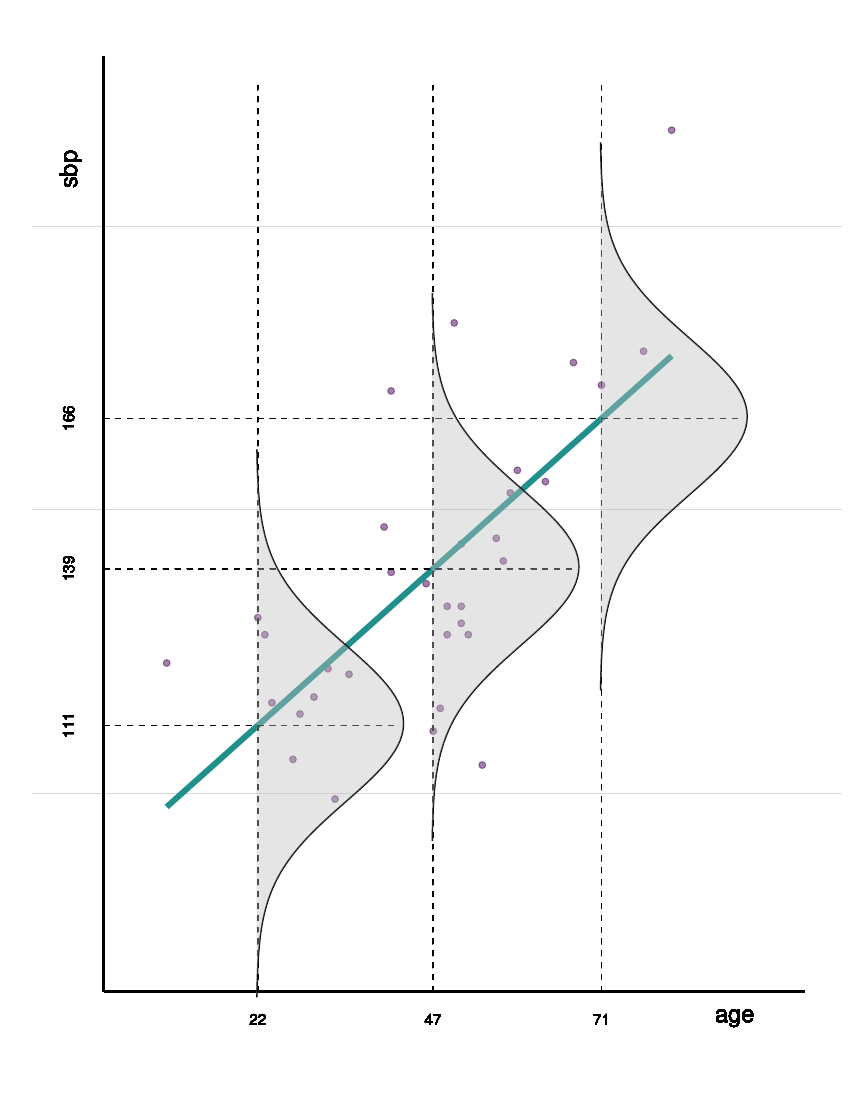

Generate this figure with R:
library(ggplot2)
library(ggthemes)
library(ggpubr)

# our color scale for the book
cols = viridisLite::viridis(3)
liniendicke = 0.75
achsendicke = 1

# dat represents the data of american.woman
# x = age
# y = blood pressure
dat <- data.frame(x=c(22,41,52,23,41,54,24,46,56,27,47,57,28,48,58,9,49,59,30,49,63,32,50,67,33,51,71,35,51,77,40,51,81),
                  y=c(131,139,128,128,171,105,116,137,145,106,111,141,114,115,153,123,133,157,117,128,155,122,183,176,99,130,172,121,133,178,147,144,217))

# fit linear regression model 
fit = lm(y ~ x, data=dat)
summary(fit)
# Coefficients:
#   Estimate Std. Error t value Pr(>|t|)    
# (Intercept)   87.671     10.076   8.701 7.97e-10 ***
#   x           1.105      0.206    5.364 7.56e-06 ***
#   ---
#   Signif. codes:  0 '***' 0.001 '**' 0.01 '*' 0.05 '.' 0.1 ' ' 1
# 
# Residual standard error: 19.28 on 31 degrees of freedom


# get residuals - that is response minus fitted valus
dat$res <- residuals(lm(y ~ x, data=dat)) 

# select 3 women
select = c(1,11,27)
selected_women = dat[select,]
#display ages of selected women
selected_women$x

# use our fitted model to predict blood pressure of the three selected women
pred = predict(fit, newdata = selected_women, se.fit = T)
# display fitted results
pred$fit
mean_woman1 = pred$fit[1]
mean_woman2 = pred$fit[2]
mean_woman3 = pred$fit[3]
sd_woman = pred$residual.scale  # standard deviation of prediction 


my_y_range = 50:200   # blood pressure range

# this is part of the calculation on which range the normal distribution graf is to be displayed 
distance_factor = 3.5    

# create a plot, which will later be included into the main plot of linear regression
# the plot contains the normal distribution graf for expected blood pressure
# this graf is the same for each selected woman, with different mean values, therefor just
# the plot for the first woman is created and will also be used for the other selected women

# first woman
density_woman1 = dnorm(my_y_range, mean = mean_woman1, sd = sd_woman)

xmin = mean_woman1 - sd_woman * distance_factor  
xmax = mean_woman1 + sd_woman * distance_factor

p_w1 = ggplot(dat,aes(x=x, y=y)) + 
  xlim(c(xmin,xmax)) +
  stat_function(fun = dnorm, n = 101, args = list(mean = mean_woman1, sd = sd_woman)) +
  # shading region under function curve
  stat_function(fun = dnorm, n = 101, geom = "area", fill = "gray", alpha = 0.4,
              args = list(mean = mean_woman1, sd = sd_woman)) +
  rotate() +
  theme_transparent()
p_w1   

# transform plot into graphical object called a "grop" in Grid terminology
p_w1_grob <- ggplotGrob(p_w1)

# create plot containing data points and regression line
p = ggplot(dat,aes(x=x, y=y)) + 
  geom_point(size=2, colour=cols[1], alpha=0.5) + 
  # plot regression line
  #geom_abline(intercept = 87.6, slope=1.105, colour=cols[2], alpha=0.5, size=2) 
  geom_smooth(method="lm", colour=cols[2], alpha=0.5, size=2, fill=NA) +
  ylab("") +
  xlab("") +
  scale_y_continuous(breaks = NULL) +  # hide axis scaling
  scale_x_continuous(breaks = NULL) +
  xlim(c(-5,100)) +   # range for x-axis
  ylim(c(60,230)) +   # range for y-axis
  geom_segment(aes(x = 0, y = 65, xend = 0, yend = 230),    # y-axis
               size = achsendicke) +
  geom_segment(aes(x = 0, y = 65, xend = 100, yend = 65),   # x-axis
               size = achsendicke) +
  geom_text(x=90, y=61, label= "age",                       # label for x-axis
            size=6, angle = 0) +  
  geom_text(x=-5, y=210, label= "sbp",                      # label for y-axis
            size=6, angle = 90) +      
  geom_segment(aes(x = selected_women$x[1], y = 65, 
                xend = selected_women$x[1], yend = 225),    # vertical dashed line 
                size = 0.5, linetype="dashed" ) +
  geom_text(x=selected_women$x[1], y=60,                    # age label of dashed line
            size=4, label=selected_women$x[1]) + 
  geom_segment(aes(x = selected_women$x[2], y = 65, 
                xend = selected_women$x[2], yend = 225),    # vertical dashed line 
                size = 0.5, linetype="dashed" ) +
  geom_text(x=selected_women$x[2], y=60,                    # age label of dashed line
            size=4, label=selected_women$x[2]) + 
  geom_segment(aes(x = selected_women$x[3], y = 65, 
                xend = selected_women$x[3], yend = 225),    # vertical dashed line 
                size = 0.5, linetype="dashed" ) +
  geom_text(x=selected_women$x[3], y=60,                    # age label of dashed line
            size=4, label=selected_women$x[3]) + 
  geom_segment(aes(x = 0, y = mean_woman1,                  # horizontal dashed line 
                   xend = 42, yend = mean_woman1),    
               size = 0.5, linetype="dashed" ) +
  geom_text(x=-5, y=mean_woman1, size=4,                    # sbp label of dashed line
            label=as.integer(mean_woman1), angle = 90) +
  geom_segment(aes(x = 0, y = mean_woman2,                  # horizontal dashed line 
                  xend = 67, yend = mean_woman2),    
              size = 0.5, linetype="dashed" ) +
  geom_text(x=-5, y=mean_woman2, size=4,                    # sbp label of dashed line
            label=as.integer(mean_woman2), angle = 90) +
  geom_segment(aes(x = 0, y = mean_woman3,                  # horizontal dashed line 
                   xend = 91, yend = mean_woman3),    
               size = 0.5, linetype="dashed" ) +
  geom_text(x=-5, y=mean_woman3, size=4,                    # sbp label of dashed line
            label=as.integer(mean_woman3), angle = 90) +
  theme_transparent() +
  theme_hc(base_size = 30) 
p

# insert grobs into main plot
xmin_offset = -3
xmax_offset = 23
ymin_offset = -55
ymax_offset = 55
p + annotation_custom(grob = p_w1_grob, 
                       xmin = selected_women$x[1] + xmin_offset, 
                       xmax = selected_women$x[1] + xmax_offset, 
                       ymin = mean_woman1 + ymin_offset, 
                       ymax = mean_woman1 + ymax_offset) +
    annotation_custom(grob = p_w1_grob, 
                       xmin = selected_women$x[2] + xmin_offset, 
                       xmax = selected_women$x[2] + xmax_offset, 
                       ymin = mean_woman2 + ymin_offset, 
                       ymax = mean_woman2 + ymax_offset) + 
    annotation_custom(grob = p_w1_grob, 
                    xmin = selected_women$x[3] + xmin_offset, 
                    xmax = selected_women$x[3] + xmax_offset, 
                    ymin = mean_woman3 + ymin_offset, 
                    ymax = mean_woman3 + ymax_offset)  

#save as pdf (with scale you change the thickness of lines, width=8.5cm is half a page width in the book)
ggsave(filename = "./figur 4.7.pdf",
       p1, width = 8.5, height = 7, units = "cm", scale = 1.5)
